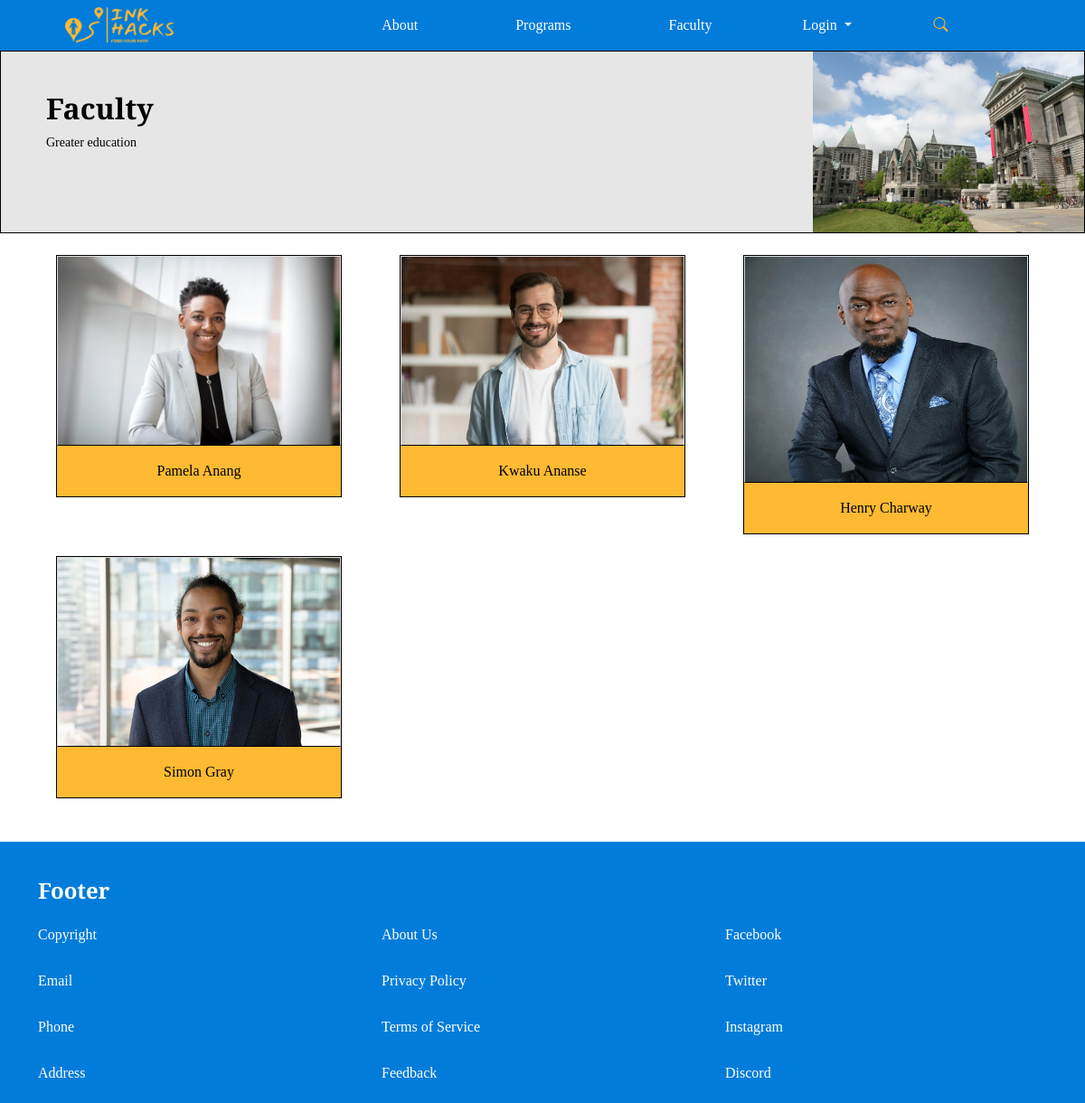
The page /faculty.php on the database its author committed.
### tables this page shows
CREATE TABLE `lecturers` (
  `l_id` int(2) NOT NULL,
  `l_fname` varchar(225) NOT NULL,
  `l_email` varchar(225) NOT NULL,
  `l_number` varchar(225) NOT NULL,
  `l_password` varchar(225) NOT NULL,
  `l_description` text NOT NULL,
  `l_photo` varchar(300) DEFAULT NULL,
  `l_role` int(11) NOT NULL
);

### faculty.php (the view, shortened to what this page needs)
<?php
include(dirname(__FILE__) . "/Settings/db.php");
include('header.php');
?>
<!Doctype html>
<html lang="en">
<head>
    <link href="https://cdn.jsdelivr.net/npm/bootstrap@5.0.2/dist/css/bootstrap.min.css" rel="stylesheet"
>
    <link rel="stylesheet" href="Assets/css/Mystyle.css" />
</head>
<body>
    <div id="main">
        <div class='container-fluid' id='cfluid' style='border:1px solid black;'>
            <div class='row'>
                <div class="col-10" style='padding-left:50px;height:20%;padding-top:20px'>
                    <br>
                    <h2><b>Faculty </b></h2>
                    <small>Greater education</small>
                </div>
                <div class="col-2" style='text-align:right;padding-right:0px;'>
                    <img id="floatRightClear" src="Assets/img/mgu.webp" alt="Card image cap" height='200px'>
                </div>
            </div>
        </div>
        <br>
        <div class="wrapper">
            <div class='container'>
                <div class='row'>
                    <?php
                    $query = "SELECT * FROM `lecturers`";
                    $query_exc = $conn->query($query);
                    while ($results = $query_exc->fetch(PDO::FETCH_ASSOC)) {
                        $lid = $results['l_id'];
                        ?>
                        <div class='col-4'>
                            <div class="card" id='card-im' style="border:1px solid black;border-radius:0px;">
                                <img class="card" src="<?php echo $results['l_photo'] ?>" alt="Card image cap"
                                    style='border-bottom:1px solid black;border-radius:0px;overflow:hidden;max-height:251px'>
                                <div class="card-body">
                                    <a href="profile.php?lid=<?php echo $lid ?>" style='text-decoration: none;color:black'>
                                        <center>
                                            <?php
                                            echo $results['l_fname'];
                                            ?>
                                        </center>
                                    </a>
                                </div>
                            </div>
                            <br>
                        </div>
                        <?php
                    }
                    ?>
                </div>
            </div>
        </div>
    </div>
    <br>
    <?php include('footer.php'); ?>
</body>
</html>

### Assets/css/Mystyle.css (style rules this page uses)
.container-fluid { background-color: #017CDA; color: white; font-family: 'Source Serif Pro'; }
body { color: white; font-family: 'Source Serif Pro'; }
#card-im { background-color: #FEBA33; color: black; font-family: 'Source Serif Pro'; margin-left: 20px; margin-right: 20px; padding-right: 0px; padding-left: 0px; }
#cfluid { background-color: #E6E6E6; color: black; font-family: 'Source Serif Pro'; }
#floatRightClear { float: right; font-family: 'Source Serif Pro'; }

### rows shown on the page
lecturers: l_photo (placeholder picture), l_fname "Pamela Anang"
lecturers: l_photo (picture), l_fname "Kwaku Ananse"
lecturers: l_photo (picture), l_fname "Henry Charway"
lecturers: l_photo (picture), l_fname "Simon Gray"
